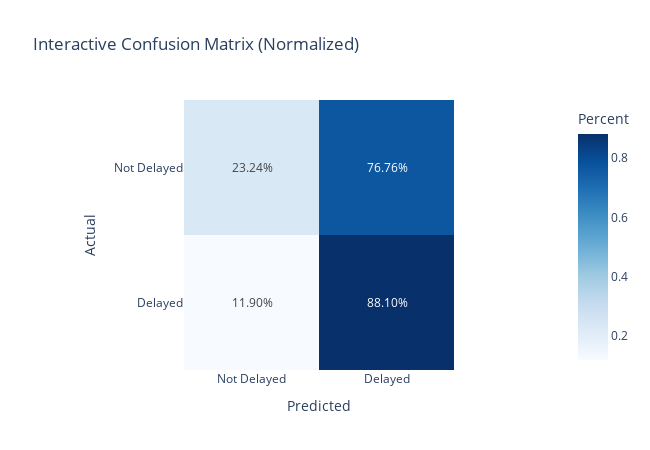

The cell this chart's notebook holds for it:
### Code cell
cm = confusion_matrix(y_test, y_pred)

cm_norm = cm / cm.sum(axis=1, keepdims=True)
labels = ["Not Delayed", "Delayed"]  

fig_cm_norm = px.imshow(
    cm_norm,
    text_auto=".2%",
    x=labels,
    y=labels,
    color_continuous_scale="Blues",
    labels={"x": "Predicted", "y": "Actual", "color": "Percent"},
    title="Interactive Confusion Matrix (Normalized)"
)
fig_cm_norm.update_layout(height=450, width=650)
fig_cm_norm.show()

### Figure 1 — Plotly figure (JSON) as saved in the notebook; plotly's stock layout.template omitted (floating-point values rounded to 4 significant figures)
{"data": [{"coloraxis": "coloraxis", "hovertemplate": "Predicted: %{x}<br>Actual: %{y}<br>Percent: %{z}<extra></extra>", "name": "0", "texttemplate": "%{z:.2%}", "type": "heatmap", "x": ["Not Delayed", "Delayed"], "xaxis": "x", "y": ["Not Delayed", "Delayed"], "yaxis": "y", "z": [[0.2324, 0.7676], [0.119, 0.881]]}], "layout": {"coloraxis": {"colorbar": {"title": {"text": "Percent"}}, "colorscale": [[0, "rgb(247,251,255)"], [0.125, "rgb(222,235,247)"], [0.25, "rgb(198,219,239)"], [0.375, "rgb(158,202,225)"], [0.5, "rgb(107,174,214)"], [0.625, "rgb(66,146,198)"], [0.75, "rgb(33,113,181)"], [0.875, "rgb(8,81,156)"], [1, "rgb(8,48,107)"]]}, "height": 450, "title": {"text": "Interactive Confusion Matrix (Normalized)"}, "width": 650, "xaxis": {"anchor": "y", "constrain": "domain", "domain": [0, 1], "scaleanchor": "y", "title": {"text": "Predicted"}}, "yaxis": {"anchor": "x", "autorange": "reversed", "constrain": "domain", "domain": [0, 1], "title": {"text": "Actual"}}}}
